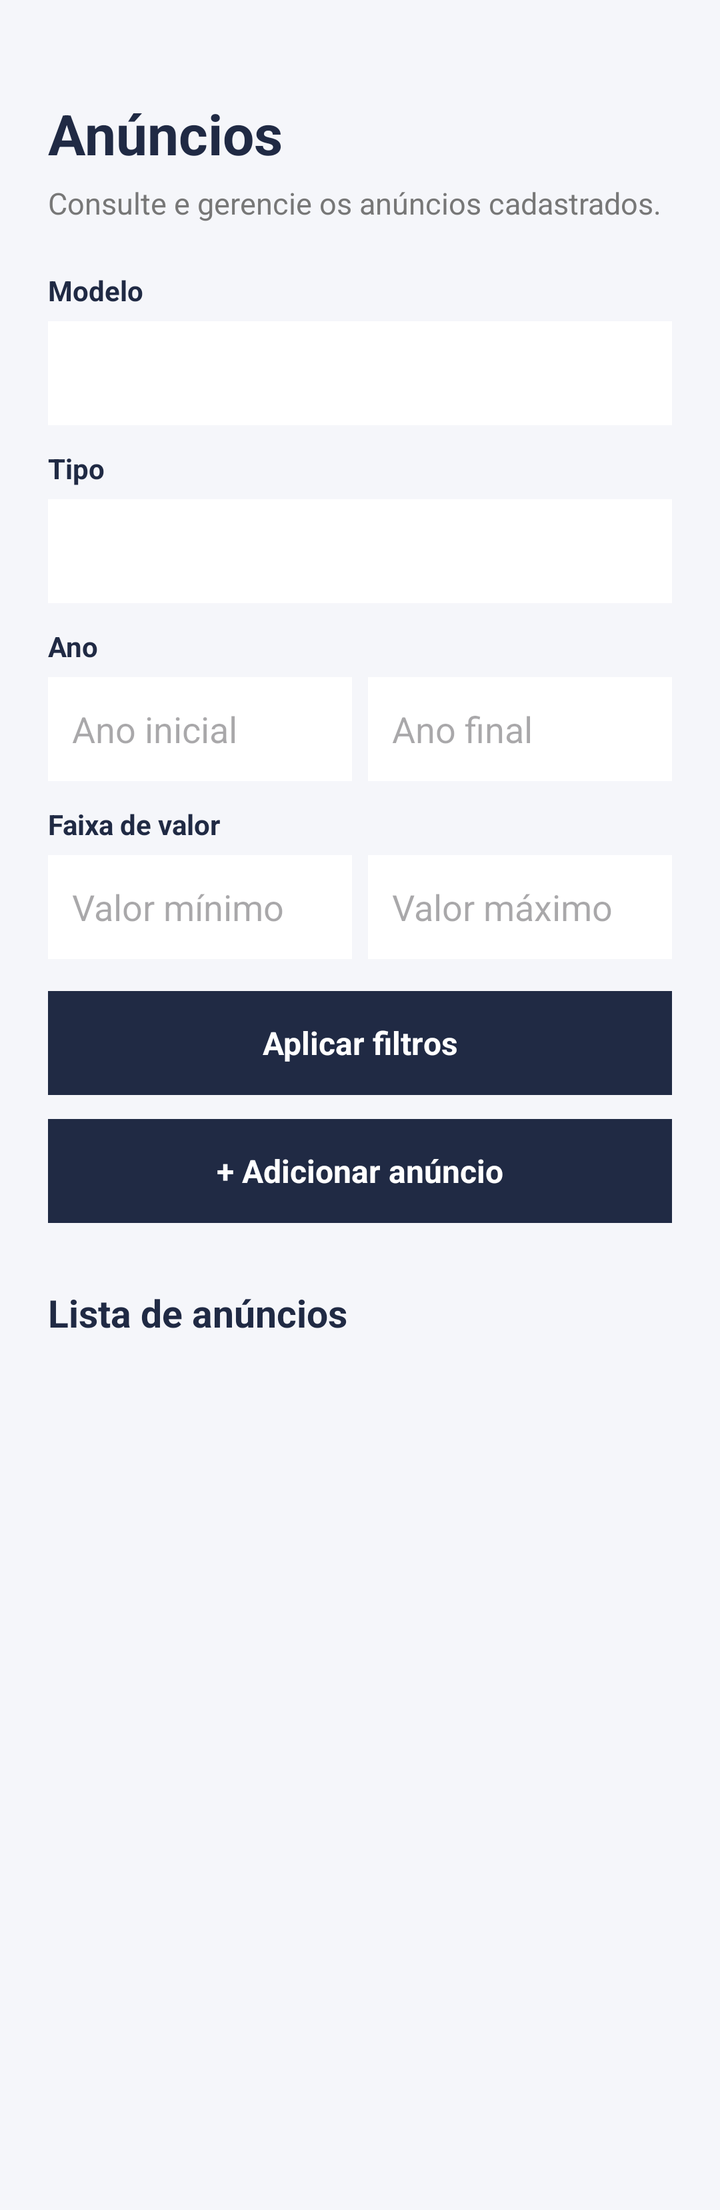
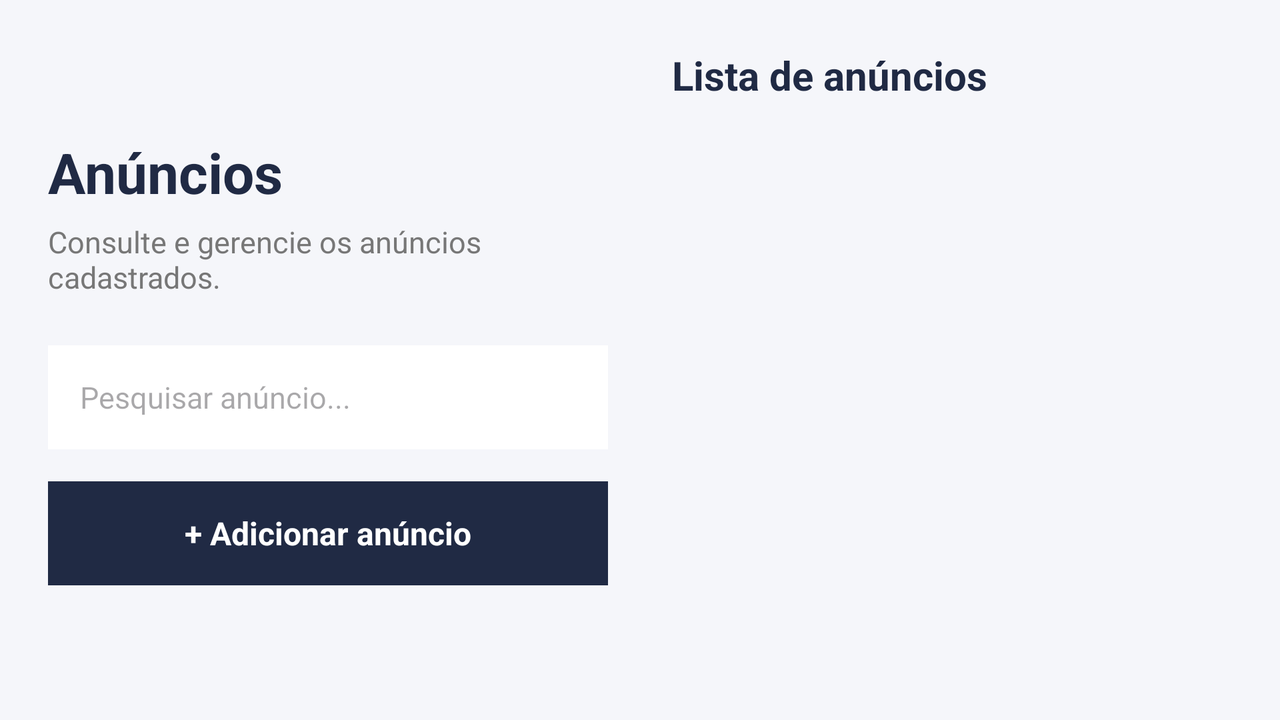

Two renders of one Android screen. The first uses the default layout on a phone; the second uses the alternative layout the repository ships for a different screen configuration, on a matching device. The two XML files are below.
<!-- AndroidManifest.xml: application theme Theme.Androidcarros -->
<!-- res/layout/activity_anuncios.xml -->
<?xml version="1.0" encoding="utf-8"?>
<ScrollView xmlns:android="http://schemas.android.com/apk/res/android"
    android:layout_width="match_parent"
    android:layout_height="match_parent"
    android:background="#F5F6FA"
    android:fillViewport="true">

    <LinearLayout
        android:layout_width="match_parent"
        android:layout_height="wrap_content"
        android:orientation="vertical"
        android:padding="24dp">

        <TextView
            android:layout_width="match_parent"
            android:layout_height="wrap_content"
            android:text="@string/titulo_anuncios"
            android:textColor="#202A44"
            android:textSize="28sp"
            android:textStyle="bold"
            android:layout_marginTop="24dp" />

        <TextView
            android:layout_width="match_parent"
            android:layout_height="wrap_content"
            android:text="@string/subtitulo_anuncios"
            android:textColor="#777777"
            android:textSize="15sp"
            android:layout_marginTop="6dp"
            android:layout_marginBottom="24dp" />

        <TextView
            android:layout_width="match_parent"
            android:layout_height="wrap_content"
            android:text="Modelo"
            android:textColor="#202A44"
            android:textStyle="bold"
            android:layout_marginBottom="6dp" />

        <Spinner
            android:id="@+id/filtroModelo"
            android:layout_width="match_parent"
            android:layout_height="52dp"
            android:background="#FFFFFF"
            android:paddingHorizontal="12dp" />

        <TextView
            android:layout_width="match_parent"
            android:layout_height="wrap_content"
            android:text="Tipo"
            android:textColor="#202A44"
            android:textStyle="bold"
            android:layout_marginTop="12dp"
            android:layout_marginBottom="6dp" />

        <Spinner
            android:id="@+id/filtroTipo"
            android:layout_width="match_parent"
            android:layout_height="52dp"
            android:background="#FFFFFF"
            android:paddingHorizontal="12dp" />

        <TextView
            android:layout_width="match_parent"
            android:layout_height="wrap_content"
            android:text="Ano"
            android:textColor="#202A44"
            android:textStyle="bold"
            android:layout_marginTop="12dp"
            android:layout_marginBottom="6dp" />

        <LinearLayout
            android:layout_width="match_parent"
            android:layout_height="wrap_content"
            android:orientation="horizontal">

            <EditText
                android:id="@+id/anoInicial"
                android:layout_width="0dp"
                android:layout_height="52dp"
                android:layout_weight="1"
                android:background="#FFFFFF"
                android:hint="Ano inicial"
                android:inputType="number"
                android:paddingHorizontal="12dp"
                android:singleLine="true" />

            <EditText
                android:id="@+id/anoFinal"
                android:layout_width="0dp"
                android:layout_height="52dp"
                android:layout_weight="1"
                android:layout_marginStart="8dp"
                android:background="#FFFFFF"
                android:hint="Ano final"
                android:inputType="number"
                android:paddingHorizontal="12dp"
                android:singleLine="true" />

        </LinearLayout>

        <TextView
            android:layout_width="match_parent"
            android:layout_height="wrap_content"
            android:text="Faixa de valor"
            android:textColor="#202A44"
            android:textStyle="bold"
            android:layout_marginTop="12dp"
            android:layout_marginBottom="6dp" />

        <LinearLayout
            android:layout_width="match_parent"
            android:layout_height="wrap_content"
            android:orientation="horizontal">

            <EditText
                android:id="@+id/valorMinimo"
                android:layout_width="0dp"
                android:layout_height="52dp"
                android:layout_weight="1"
                android:background="#FFFFFF"
                android:hint="Valor mínimo"
                android:inputType="numberDecimal"
                android:paddingHorizontal="12dp"
                android:singleLine="true" />

            <EditText
                android:id="@+id/valorMaximo"
                android:layout_width="0dp"
                android:layout_height="52dp"
                android:layout_weight="1"
                android:layout_marginStart="8dp"
                android:background="#FFFFFF"
                android:hint="Valor máximo"
                android:inputType="numberDecimal"
                android:paddingHorizontal="12dp"
                android:singleLine="true" />

        </LinearLayout>

        <TextView
            android:id="@+id/aplicarFiltros"
            android:layout_width="match_parent"
            android:layout_height="52dp"
            android:layout_marginTop="16dp"
            android:background="#202A44"
            android:gravity="center"
            android:text="Aplicar filtros"
            android:textColor="#FFFFFF"
            android:textSize="16sp"
            android:textStyle="bold" />

        <TextView
            android:id="@+id/adicionarAnuncio"
            android:layout_width="match_parent"
            android:layout_height="52dp"
            android:layout_marginTop="12dp"
            android:background="#202A44"
            android:gravity="center"
            android:text="@string/adicionar_anuncio"
            android:textColor="#FFFFFF"
            android:textSize="16sp"
            android:textStyle="bold" />

        <TextView
            android:layout_width="match_parent"
            android:layout_height="wrap_content"
            android:text="@string/lista_anuncios"
            android:textColor="#202A44"
            android:textSize="19sp"
            android:textStyle="bold"
            android:layout_marginTop="32dp"
            android:layout_marginBottom="12dp" />

        <ListView
            android:id="@+id/listAnuncios"
            android:layout_width="match_parent"
            android:layout_height="400dp"
            android:divider="@android:color/transparent"
            android:dividerHeight="8dp"
            android:nestedScrollingEnabled="true" />

        <TextView
            android:id="@+id/textoVazio"
            android:layout_width="match_parent"
            android:layout_height="120dp"
            android:background="#FFFFFF"
            android:gravity="center"
            android:padding="16dp"
            android:text="@string/nenhum_anuncio"
            android:textColor="#777777"
            android:textSize="15sp"
            android:visibility="gone" />

    </LinearLayout>

</ScrollView>
<!-- resources referenced by this layout -->
<resources>
  <string name="adicionar_anuncio">+ Adicionar anúncio</string>
  <string name="lista_anuncios">Lista de anúncios</string>
  <string name="nenhum_anuncio">Os anúncios cadastrados aparecerão aqui.</string>
  <string name="subtitulo_anuncios">Consulte e gerencie os anúncios cadastrados.</string>
  <string name="titulo_anuncios">Anúncios</string>
  <style name="Theme.Androidcarros" parent="Base.Theme.Androidcarros" />
  <style name="Base.Theme.Androidcarros" parent="Theme.Material3.DayNight.NoActionBar">
          
          
      </style>
</resources>
<!-- res/layout-land/activity_anuncios.xml (the repository's variant of the layout above) -->
<!-- drawn on the phone turned sideways -->
<?xml version="1.0" encoding="utf-8"?>
<LinearLayout xmlns:android="http://schemas.android.com/apk/res/android"
    android:layout_width="match_parent"
    android:layout_height="match_parent"
    android:orientation="horizontal"
    android:background="#F5F6FA"
    android:padding="24dp">

    <LinearLayout
        android:layout_width="0dp"
        android:layout_height="match_parent"
        android:layout_weight="1"
        android:orientation="vertical"
        android:gravity="center_vertical"
        android:paddingEnd="16dp">

        <TextView
            android:layout_width="match_parent"
            android:layout_height="wrap_content"
            android:text="@string/titulo_anuncios"
            android:textColor="#202A44"
            android:textSize="28sp"
            android:textStyle="bold" />

        <TextView
            android:layout_width="match_parent"
            android:layout_height="wrap_content"
            android:text="@string/subtitulo_anuncios"
            android:textColor="#777777"
            android:textSize="15sp"
            android:layout_marginTop="6dp" />

        <EditText
            android:id="@+id/pesquisaAnuncio"
            android:layout_width="match_parent"
            android:layout_height="52dp"
            android:layout_marginTop="24dp"
            android:background="#FFFFFF"
            android:hint="@string/pesquisar_anuncios"
            android:paddingHorizontal="16dp"
            android:singleLine="true"
            android:textSize="15sp" />

        <TextView
            android:id="@+id/adicionarAnuncio"
            android:layout_width="match_parent"
            android:layout_height="52dp"
            android:layout_marginTop="16dp"
            android:background="#202A44"
            android:gravity="center"
            android:text="@string/adicionar_anuncio"
            android:textColor="#FFFFFF"
            android:textSize="16sp"
            android:textStyle="bold" />

    </LinearLayout>

    <LinearLayout
        android:layout_width="0dp"
        android:layout_height="match_parent"
        android:layout_weight="1"
        android:orientation="vertical"
        android:paddingStart="16dp">

        <TextView
            android:layout_width="match_parent"
            android:layout_height="wrap_content"
            android:text="@string/lista_anuncios"
            android:textColor="#202A44"
            android:textSize="20sp"
            android:textStyle="bold"
            android:layout_marginBottom="12dp" />

        <ListView
            android:id="@+id/listAnuncios"
            android:layout_width="match_parent"
            android:layout_height="0dp"
            android:layout_weight="1"
            android:divider="@android:color/transparent"
            android:dividerHeight="8dp" />

        <TextView
            android:id="@+id/textoVazio"
            android:layout_width="match_parent"
            android:layout_height="120dp"
            android:background="#FFFFFF"
            android:gravity="center"
            android:padding="16dp"
            android:text="@string/nenhum_anuncio"
            android:textColor="#777777"
            android:textSize="15sp"
            android:visibility="gone" />

    </LinearLayout>

</LinearLayout>
<!-- resources referenced by the variant -->
<!-- as the phone turned sideways resolves them -->
<resources>
  <string name="adicionar_anuncio">+ Adicionar anúncio</string>
  <string name="lista_anuncios">Lista de anúncios</string>
  <string name="nenhum_anuncio">Os anúncios cadastrados aparecerão aqui.</string>
  <string name="pesquisar_anuncios">Pesquisar anúncio...</string>
  <string name="subtitulo_anuncios">Consulte e gerencie os anúncios cadastrados.</string>
  <string name="titulo_anuncios">Anúncios</string>
  <style name="Theme.Androidcarros" parent="Base.Theme.Androidcarros" />
  <style name="Base.Theme.Androidcarros" parent="Theme.Material3.DayNight.NoActionBar">
          
          
      </style>
</resources>
